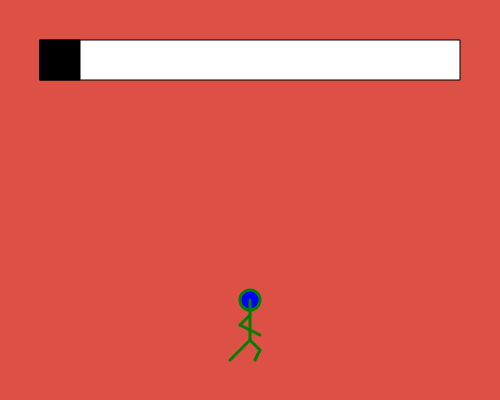
Frame 1 (no input)
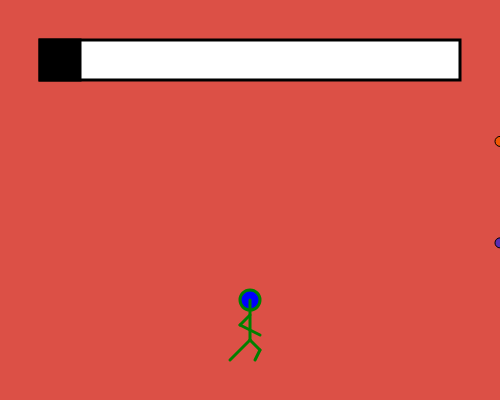
Frame 60 (no input)
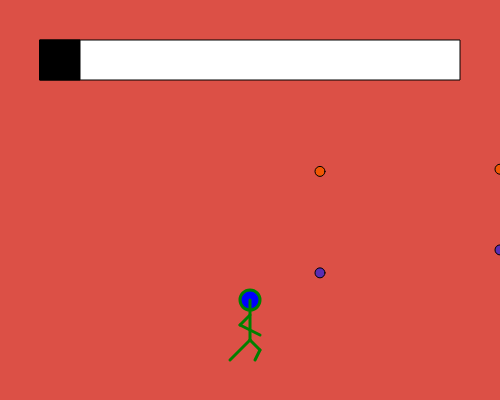
Frame 120 (the mouse pressed at the canvas centre since frame 60)

The p5.js sketch that drew these frames (run headless with seeded random() and noise() and a simulated clock; from frame 60 on, the mouse is pressed at the canvas centre):

// p5.js sketch
// ── sketch.js
//create an empty array called balls
let goodballs = [];
let badballs = [];
let score = 40
let me;


function setup() {
  createCanvas(500, 400);

  //make one avatar called me
  me = new Avatar(width/2, 300, 3);

}

function draw(){
	background(220,80,70);
  stroke(0)
  fill("white")
  rect(40,40,420,40)
  fill("black")
  rect(40,40,score,40)


  me.drawMe();
  me.moveMe();

  if (frameCount % 60 == 0) {
      let  g = new Ball(width, random(100,300), -3);
      goodballs.push(g);
      console.log(goodballs); //print the balls array to the console
      let b = new BadBall(width, random(100,300),-3)
      badballs.push(b)
      console.log(badballs);
    }

//	draw all the balls in that array
	for (let i = 0; i < goodballs.length; i++) {
	 	      goodballs[i].drawBall();
       	  goodballs[i].moveBall();
        	goodballs[i].bounceBall();
          badballs[i].drawBadBall();
          badballs[i].moveBadBall();
          badballs[i].bounceBadBall();

        }
}

//avatar class
class Avatar {

	constructor(x,y, speed){ //every avatar needs an x value, a y value, and a speed
		    this.x = x;
    		this.y = y;
        this.speed = speed;
	}

	drawMe(){  // draw the running person
    		stroke("green");
        strokeWeight(3);
    		fill("blue");
		    ellipse(this.x,this.y,20,20);
        line(this.x,this.y, this.x, this.y+40);
        line(this.x, this.y+40, this.x-20, this.y+60);
        line(this.x, this.y+40, this.x+10, this.y+50);
        line(this.x+10, this.y+50, this.x+5, this.y+60);
        line(this.x, this.y+15, this.x-10, this.y+25);
        line(this.x-10, this.y+25, this.x+10, this.y+35);
	}

	moveMe(){
    if (keyIsDown(UP_ARROW)) { //if you hold the up arrow, move up by speed
       this.y -= this.speed;
    }

    if (keyIsDown(DOWN_ARROW)) { // if you hold the down arrow, move down by speed
        this.y += this.speed;
    }
	}

  die(){

  }

}


//ball class from which to create new balls with similar properties.
class Ball {

	//every ball needs an x value, a y value, and a speed
	constructor(x,y, speed){
		this.x = x;
    this.y = y;
    this.speed = speed;
	}

	// draw a ball on the screen at x,y
	drawBall(){
    	stroke(0);
      strokeWeight(1);
    	fill(90,45,179);
		  ellipse(this.x,this.y,10,10);
	}

	//update the location of the ball, so it moves across the screen
	moveBall(){
		this.x = this.x+ this.speed;
		this.y = this.y+.5;
	}

	//if the ball hits the person, change the speed value to negative (send it in the opposite direction)
  	bounceBall(){
    		if (this.x >= me.x-15 && this.x <= me.x+15 && this.y > me.y-40 && this.y < me.y+40){
      			this.speed = -this.speed;
            score=score+5
    		}
  	}

}

class BadBall {
  constructor(x,y,speed){
    this.x = x;
    this.y = y;
    this.speed = speed;
  }
  drawBadBall(){
    stroke(0);
    strokeWeight(1);
    fill(240,87,2);
    ellipse(this.x,this.y,10,10);
  }
  moveBadBall(){
    this.x=this.x+this.speed;
    this.y=this.y+.5;
  }
  bounceBadBall(){
      if (this.x >= me.x-15 && this.x <= me.x+15 && this.y > me.y-40 && this.y < me.y+40){
            this.speed = -this.speed;
            score=score-5
        }
    }

}
